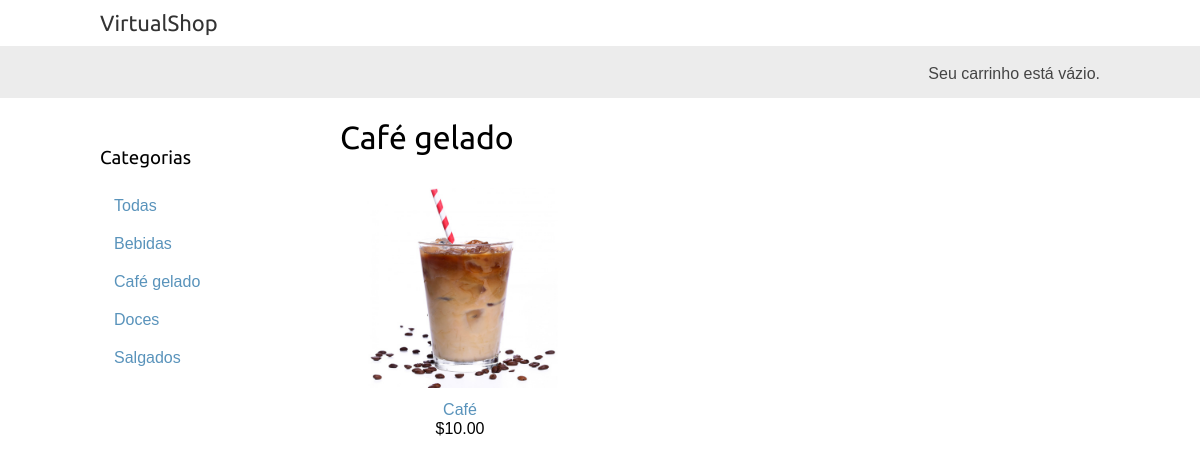
Screenshot of /cafe-gelado/ with the database file from the repository.
### shop/models.py (models this page shows, shortened)
class Categoria(models.Model):
    nome = models.CharField(max_length=200)
    slug = models.SlugField(max_length=200, unique=True)
    class Meta:
        ordering = ['nome']
        indexes = [
            models.Index(fields=['nome']),
        ]
        verbose_name = 'categoria'
        verbose_name_plural = 'categorias'
    def get_absolute_url(self):
        return reverse(
            'shop:produto_list_por_categoria', args=[self.slug]
        )

class Produto(models.Model):
    categoria = models.ForeignKey(
        Categoria,
        related_name='produtos',
        on_delete=models.CASCADE
    )
    nome = models.CharField(max_length=200)
    slug = models.SlugField(max_length=200)
    imagem = models.ImageField(upload_to='produtos/%Y/%m/%d',blank=True)
    descricao = models.TextField(blank=True)
    preco = models.DecimalField(max_digits=10,decimal_places=2)
    disponivel = models.BooleanField(default=True)
    criado = models.DateTimeField(auto_now_add=True)
    atualizado = models.DateTimeField(auto_now=True)
    def get_absolute_url(self):
        return reverse('shop:produto_detalhe', args=[self.id, self.slug])

### shop/views.py (the view)
# urls.py: path('', views.produto_list, name='produto_list'),
def produto_list(request, categoria_slug=None):
    categoria = None
    categorias = Categoria.objects.all()
    produtos = Produto.objects.filter(disponivel=True)
    if categoria_slug:
        categoria = get_object_or_404(Categoria, slug = categoria_slug)
        produtos = produtos.filter(categoria = categoria)
    return render(
        request,
        'shop/produto/list.html',
        {
            'categoria': categoria,
            'categorias': categorias,
            'produtos': produtos
        }
    )

### shop/templates/shop/produto/list.html (shortened to what this page needs)
{% extends "shop/base.html" %}
{% load static %}
{% block content %}
<div id='sidebar'>
  <h3>Categorias</h3>
  <ul>
    <li {% if not categoria %} class="selected" {% endif %}>
      <a href="{% url 'shop:produto_list' %}">Todas</a>
    </li>
    {% for c in categorias %}
    <li {% if categoria.slug is c.slug %} class="selected" {% endif %}>
      <a href="{{ c.get_absolute_url }}">{{ c.nome }}</a>
    </li>
    {% endfor %}
  </ul>
</div>
<div id="main" class="product-list">
  <h1>{% if categoria %}{{ categoria.nome }}{% else %}Produtos{% endif %}</h1>
  {% for produto in produtos %}
  <div class="item">
    <a href="{{ produto.get_absolute_url }}">
      <img src="{% if produto.imagem %}{{ produto.imagem.url }}{% else %}{% static " img/no_image.png" %}{% endif %}">
    </a>
    <a href="{{ produto.get_absolute_url }}">{{ produto.nome }}</a>
    <br>
    ${{ produto.preco }}
  </div>
  {% endfor %}
</div>
{% endblock %}

### shop/static/css/base.css (style rules this page uses)
body { margin:0; padding:0; font-family:helvetica, sans-serif; }
h1, h2, h3, h4, h5 , h6 { font-family: 'Ubuntu', sans-serif; font-weight:normal; }
a { text-decoration:none; color:#5993bb; }
#sidebar { width:220px; padding:30px 20px 0 0; float:left; }
#sidebar ul { margin:0; padding:0; }
#sidebar ul li { margin:0; list-style:none; padding:10px 14px; }
#sidebar ul li a { display:block; }
#main { float:left; width: 96%; margin-right:-220px; overflow:hidden; }
.product-list .item { width:25%; padding:10px 20px 10px 0; float:left; text-align:center; line-height:1.2; }
.product-list .item img { width:100%; margin-bottom:8px; }

### rows the page displays
Categoria: nome "Bebidas"
Categoria: nome "Café gelado"
Categoria: nome "Doces"
Categoria: nome "Salgados"
Produto: imagem (picture), nome "Café", preco "10.00"
